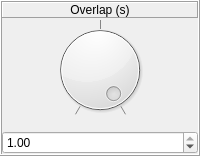
             <widget class="QFrame" name="frame_Overlap">
              <property name="sizePolicy">
               <sizepolicy hsizetype="Preferred" vsizetype="Preferred">
                <horstretch>0</horstretch>
                <verstretch>0</verstretch>
               </sizepolicy>
              </property>
              <property name="minimumSize">
               <size>
                <width>50</width>
                <height>100</height>
               </size>
              </property>
              <property name="frameShape">
               <enum>QFrame::Box</enum>
              </property>
              <property name="frameShadow">
               <enum>QFrame::Raised</enum>
              </property>
              <layout class="QVBoxLayout" name="verticalLayout_16">
               <property name="spacing">
                <number>2</number>
               </property>
               <property name="sizeConstraint">
                <enum>QLayout::SetMaximumSize</enum>
               </property>
               <property name="leftMargin">
                <number>0</number>
               </property>
               <property name="topMargin">
                <number>0</number>
               </property>
               <property name="rightMargin">
                <number>0</number>
               </property>
               <property name="bottomMargin">
                <number>0</number>
               </property>
               <item>
                <widget class="QFrame" name="frame_Label_Overlap">
                 <property name="frameShape">
                  <enum>QFrame::NoFrame</enum>
                 </property>
                 <property name="frameShadow">
                  <enum>QFrame::Raised</enum>
                 </property>
                 <layout class="QVBoxLayout" name="verticalLayout_2">
                  <property name="leftMargin">
                   <number>0</number>
                  </property>
                  <property name="topMargin">
                   <number>0</number>
                  </property>
                  <property name="rightMargin">
                   <number>0</number>
                  </property>
                  <property name="bottomMargin">
                   <number>0</number>
                  </property>
                  <item>
                   <widget class="QLabel" name="label_Overlap">
                    <property name="font">
                     <font>
                      <pointsize>9</pointsize>
                     </font>
                    </property>
                    <property name="frameShape">
                     <enum>QFrame::Panel</enum>
                    </property>
                    <property name="frameShadow">
                     <enum>QFrame::Raised</enum>
                    </property>
                    <property name="text">
                     <string>Overlap (s)</string>
                    </property>
                    <property name="alignment">
                     <set>Qt::AlignCenter</set>
                    </property>
                   </widget>
                  </item>
                 </layout>
                </widget>
               </item>
               <item>
                <widget class="QFrame" name="frame_Dial_Overlap">
                 <property name="sizePolicy">
                  <sizepolicy hsizetype="Preferred" vsizetype="Preferred">
                   <horstretch>0</horstretch>
                   <verstretch>0</verstretch>
                  </sizepolicy>
                 </property>
                 <property name="frameShape">
                  <enum>QFrame::NoFrame</enum>
                 </property>
                 <property name="frameShadow">
                  <enum>QFrame::Raised</enum>
                 </property>
                 <layout class="QVBoxLayout" name="verticalLayout">
                  <property name="leftMargin">
                   <number>0</number>
                  </property>
                  <property name="topMargin">
                   <number>0</number>
                  </property>
                  <property name="rightMargin">
                   <number>0</number>
                  </property>
                  <item>
                   <widget class="QDial" name="dial_Overlap">
                    <property name="sizePolicy">
                     <sizepolicy hsizetype="Preferred" vsizetype="Preferred">
                      <horstretch>0</horstretch>
                      <verstretch>0</verstretch>
                     </sizepolicy>
                    </property>
                    <property name="cursor">
                     <cursorShape>OpenHandCursor</cursorShape>
                    </property>
                    <property name="maximum">
                     <number>100</number>
                    </property>
                    <property name="value">
                     <number>100</number>
                    </property>
                    <property name="tracking">
                     <bool>true</bool>
                    </property>
                    <property name="orientation">
                     <enum>Qt::Horizontal</enum>
                    </property>
                    <property name="invertedAppearance">
                     <bool>false</bool>
                    </property>
                    <property name="invertedControls">
                     <bool>false</bool>
                    </property>
                    <property name="wrapping">
                     <bool>false</bool>
                    </property>
                    <property name="notchTarget">
                     <double>50.000000000000000</double>
                    </property>
                    <property name="notchesVisible">
                     <bool>true</bool>
                    </property>
                   </widget>
                  </item>
                 </layout>
                </widget>
               </item>
               <item>
                <widget class="QDoubleSpinBox" name="doubleSpinBox_Overlap">
                 <property name="sizePolicy">
                  <sizepolicy hsizetype="Preferred" vsizetype="Preferred">
                   <horstretch>0</horstretch>
                   <verstretch>0</verstretch>
                  </sizepolicy>
                 </property>
                 <property name="font">
                  <font>
                   <pointsize>9</pointsize>
                  </font>
                 </property>
                 <property name="wrapping">
                  <bool>false</bool>
                 </property>
                 <property name="frame">
                  <bool>true</bool>
                 </property>
                 <property name="buttonSymbols">
                  <enum>QAbstractSpinBox::UpDownArrows</enum>
                 </property>
                 <property name="accelerated">
                  <bool>true</bool>
                 </property>
                 <property name="keyboardTracking">
                  <bool>false</bool>
                 </property>
                 <property name="showGroupSeparator" stdset="0">
                  <bool>false</bool>
                 </property>
                 <property name="decimals">
                  <number>2</number>
                 </property>
                 <property name="minimum">
                  <double>0.000000000000000</double>
                 </property>
                 <property name="maximum">
                  <double>1.000000000000000</double>
                 </property>
                 <property name="singleStep">
                  <double>0.010000000000000</double>
                 </property>
                 <property name="value">
                  <double>1.000000000000000</double>
                 </property>
                </widget>
               </item>
              </layout>
             </widget>
